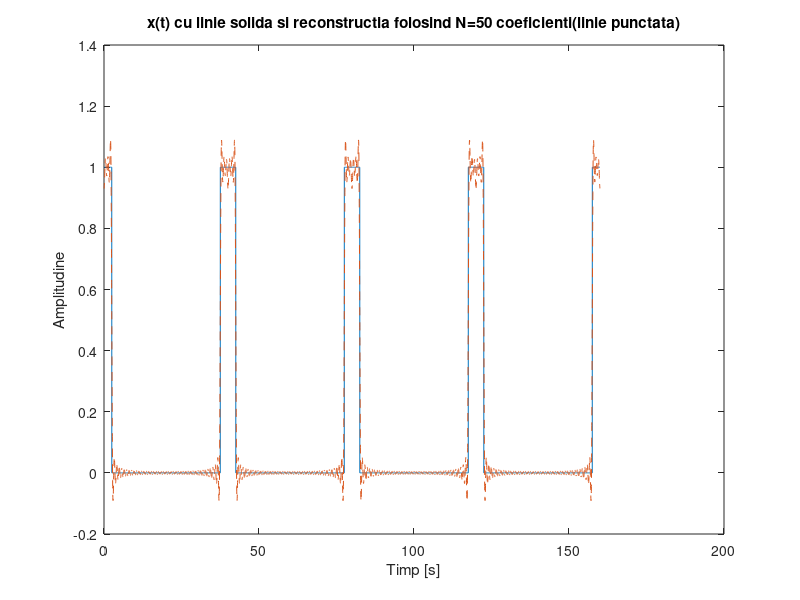
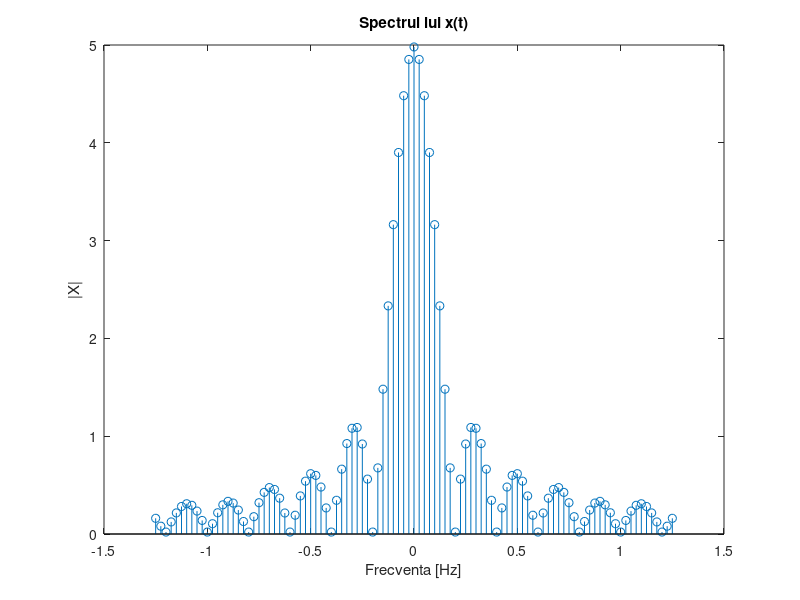

The MATLAB script that drew these images, in order:
%BUSCA ANAMARIA LOREDANA 421 C
%Numarul de la catalog : 3
%Semnal dreptungiular
N = 50; % numarul de coeficienti
D = 5; % durata
P = 40; % perioada
F=1/P; % frecventa 
w0=2*pi/P; % pulsatia
t=0:0.02:P-0.02; % timpul pe care calculam integrala (o perioada); 
                 % rezolutia temporala trebuie sa fie de 2 ori mai mica decat perioada semnalului (teorema esantionarii);
k=-N/2:N/2;%reprezinta un vector cu elemente de la -N/2 la N/2 avand pasul 1
Xk=(1./(-j*k*2*pi)).*(exp(-j*k*w0*D)-1).*exp(j*k*w0*D/2)% sir care contine
 %valorile coeficientilor Xk, pentru toate valorile vectorului k
 %expresia de calcul a coeficientilor a fost dedusa manual
Xk(find(k==0))=D/P;%asociaza coeficientului pentru care k=0 valoarea mediei
 %pe o perioada a semnalului

x = zeros(1,size(t,2)); % initializarea lui x cu zerouri
x(t<=D/2) =1; % de la 0 la D/2 x are valoarea 1
x(t>P-D/2) =1; % de la D/2 la P x are valoarea 1
t_4perioade = 0:0.02:4*P-0.02; % vectorul timp pentru reprezentarea pe 4 perioade
x_4perioade = repmat(x,1,4); % vectorul x pentru reprezentarea pe 4 perioade
   
% Integrala numerica prin functia trapz
for k = -N:N
    x_temp = x;
    x_temp = x_temp.*exp(-j*k*w0*t); % vectorul inmultit cu termenul corespunzator
    X(k+51) = trapz(t,x_temp); % trapz calculeaza integrala prin metoda trapezului 
    %(imparte suprafata in forme trapezoidale pentru a calcula mai usor aria)
end

x_refacut(1:length(t)) = 0; % initializarea semnalului reconstruit cu N puncte

% Reconstructia lui x(t) folosind N coeficienti
for i = 1:length(t);
    for k = -N:N
     x_refacut(i) = x_refacut(i) + (1/P)*X(k+N+1)*exp(j*k*w0*t(i));
    end
end

figure(1);
plot(t_4perioade,x_4perioade); % afisarea lui x(t)
title('x(t) cu linie solida si reconstructia folosind N=50 coeficienti(linie punctata)');
hold on
x_refacut_4perioade = repmat(x_refacut,1,4); % generarea lui x reconstruit pentru 4 perioade
plot(t_4perioade,x_refacut_4perioade,'--'); % afisarea lui x reconstruit pentru 4 perioade
xlabel('Timp [s]');
ylabel('Amplitudine');

f = -N*F:F:N*F; % generarea vectorului de frecvente
figure(2);
stem(f,abs(X)); % afisarea lui X
title('Spectrul lui x(t)');
xlabel('Frecventa [Hz]');
ylabel('|X|');

%%
%  Orice semnal periodic poate fi aproximat printr-o suma infinita de sinusuri si cosinusuri de
% diferite frecvente, fiecare avand un anumit coeficient. Acesti
% coeficineti reprezinta spectrul de amplitudini pentru anumite frecvente.
% Semnalul reconstruit nu este identic cu cel initial deoarece s-au folosit
% doar N coeficienti, care au componente in spectrul de amplitudini mai
% mari decat o valoare limita sub care toate celelalte componente se
% neglijeaza.